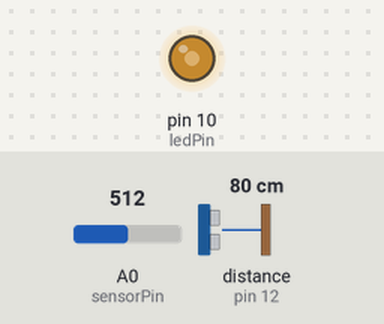
Bench run of a sketch on a simulated Arduino Uno, built with avr-gcc and run on an emulated ATmega328P. Shown: output pins drawn as LEDs (lit = HIGH). Inputs (shaded band) come from the test bench; at power-on: A0 (sensorPin) = 512, distance to the obstacle (sensor on pin 12) 80 cm. The echo pulse lasts 58.3 µs per cm; what the sketch prints to the serial monitor is not drawn.

Above: at 1.2 s.
1.3 s: A0 (sensorPin) set to 716
At 1.7 s:
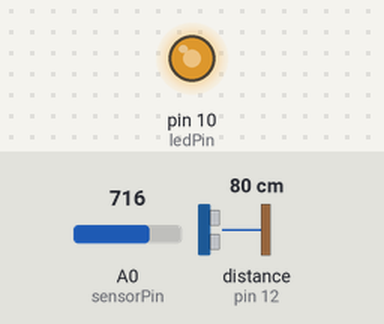
2.8 s: A0 (sensorPin) set to 900
At 4.0 s:
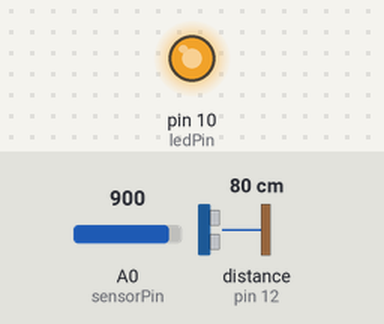
4.3 s: A0 (sensorPin) set to 122
At 5.6 s:
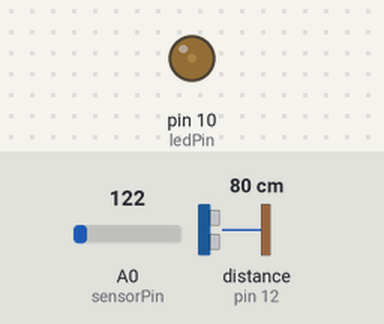
8.8 s: A0 (sensorPin) set to 0
At 9.6 s:
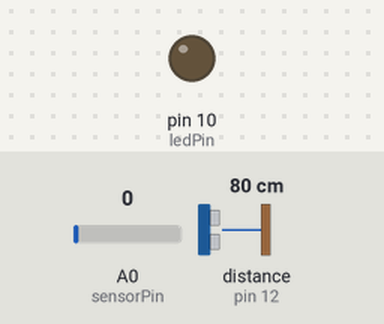
10.3 s: A0 (sensorPin) set to 511
At 11.0 s:
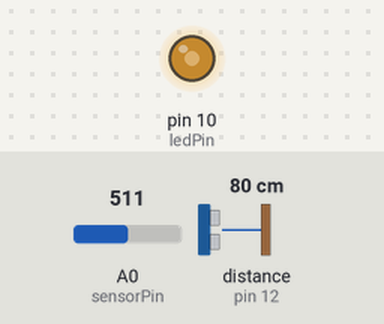
Timing chart, 0 to 12.8 s (numbered marks = the images above; inputs shaded):
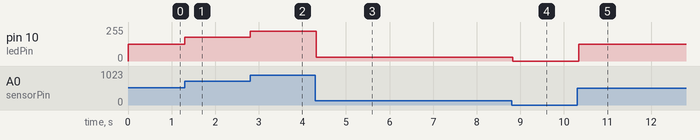

Measured:
- after the input at 1.3 s, pin 10 (ledPin): 127/255 → 178/255 at once
- after the input at 2.8 s, pin 10 (ledPin): 178/255 → 224/255 at once
- after the input at 4.3 s, pin 10 (ledPin): 224/255 → 30/255 at once
- after the input at 8.8 s, pin 10 (ledPin): 30/255 → 0/255 at once
- after the input at 10.3 s, pin 10 (ledPin): 0/255 → 127/255 at once

The sketch:

DDP17.ino
```cpp
#include <NewPing.h>

#define TRIGGER_PIN  9
#define ECHO_PIN     12
#define MAX_DISTANCE 400
int cm;

NewPing sonar(TRIGGER_PIN, ECHO_PIN, MAX_DISTANCE);


int sensorPin = A0;    // select the input pin for the potentiometer
int ledPin = 10;      // select the pin for the LED
int sensorValue = 0;  // variable to store the value coming from the sensor
int ledValue;

void setup() {
  // declare the ledPin as an OUTPUT:
  Serial.begin(9600);
  pinMode(ledPin, OUTPUT);
}

void loop() {
  // read the value from the sensor:
  sensorValue = analogRead(sensorPin);
  ledValue = map(sensorValue, 0, 1024, 0, 255);
  //Serial.println(ledValue);
  analogWrite(ledPin, ledValue);

  delay(35);
  int uS = sonar.ping();
  Serial.print("Ping: ");
  cm = sonar.convert_cm(uS);
  Serial.print(cm);
  Serial.println("cm");
}
```
